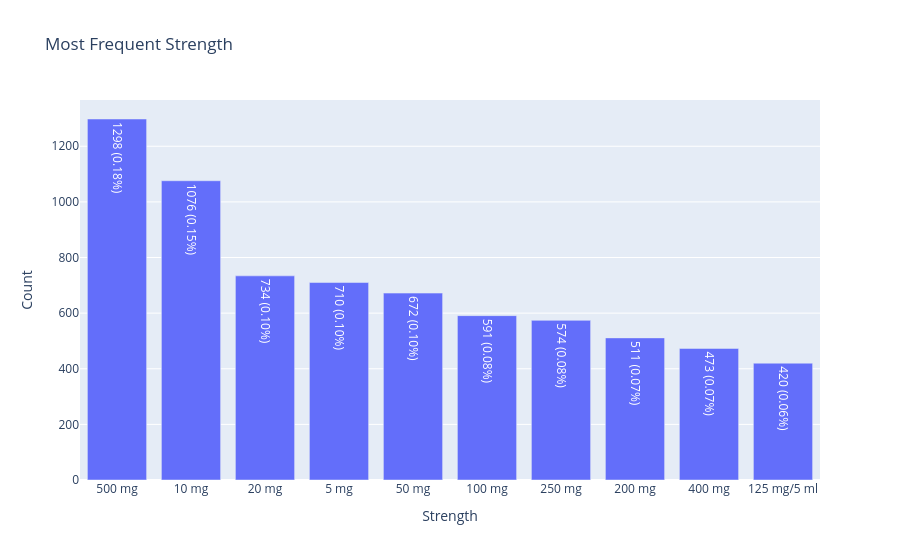

The notebook cell saved with this chart:
### Markdown cell above
## Top Medicine Strength

### Code cell
column_name = 'strength'
most_frequent_plot(column_name, 10)
print("Plotted top 10 medicine strengths.")

### Figure 1 — Plotly figure (JSON) as saved in the notebook; plotly's stock layout.template omitted (floating-point values rounded to 4 significant figures)
{"data": [{"hovertemplate": "Strength=%{x}<br>counts=%{y}<br>count_pct=%{text}<extra></extra>", "legendgroup": "", "marker": {"color": "#636efa", "pattern": {"shape": ""}}, "name": "", "orientation": "v", "showlegend": false, "text": ["1298 (0.18%)", "1076 (0.15%)", "734 (0.10%)", "710 (0.10%)", "672 (0.10%)", "591 (0.08%)", "574 (0.08%)", "511 (0.07%)", "473 (0.07%)", "420 (0.06%)"], "textposition": "auto", "type": "bar", "x": ["500 mg", "10 mg", "20 mg", "5 mg", "50 mg", "100 mg", "250 mg", "200 mg", "400 mg", "125 mg/5 ml"], "xaxis": "x", "y": [1298, 1076, 734, 710, 672, 591, 574, 511, 473, 420], "yaxis": "y"}], "layout": {"barmode": "relative", "legend": {"tracegroupgap": 0}, "title": {"text": "Most Frequent Strength"}, "xaxis": {"anchor": "y", "domain": [0, 1], "title": {"text": "Strength"}}, "yaxis": {"anchor": "x", "domain": [0, 1], "title": {"text": "Count"}}}}
